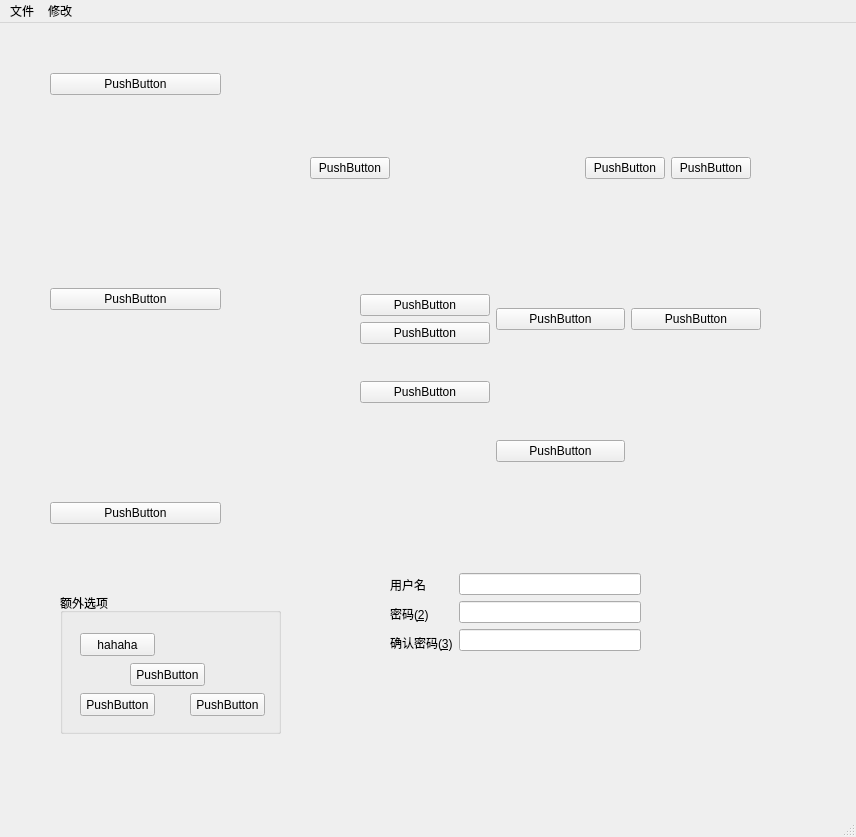
<?xml version="1.0" encoding="UTF-8"?>
<ui version="4.0">
 <class>MainWindow</class>
 <widget class="QMainWindow" name="MainWindow">
  <property name="geometry">
   <rect>
    <x>0</x>
    <y>0</y>
    <width>856</width>
    <height>837</height>
   </rect>
  </property>
  <property name="windowTitle">
   <string>奥里给小屋</string>
  </property>
  <property name="statusTip">
   <string>状态栏</string>
  </property>
  <widget class="QWidget" name="centralwidget">
   <widget class="QWidget" name="verticalLayoutWidget">
    <property name="geometry">
     <rect>
      <x>40</x>
      <y>50</y>
      <width>191</width>
      <height>451</height>
     </rect>
    </property>
    <layout class="QVBoxLayout" name="verticalLayout">
     <property name="leftMargin">
      <number>10</number>
     </property>
     <property name="rightMargin">
      <number>10</number>
     </property>
     <item>
      <widget class="QPushButton" name="pushButton">
       <property name="text">
        <string>PushButton</string>
       </property>
      </widget>
     </item>
     <item>
      <spacer name="verticalSpacer_2">
       <property name="orientation">
        <enum>Qt::Vertical</enum>
       </property>
       <property name="sizeHint" stdset="0">
        <size>
         <width>20</width>
         <height>40</height>
        </size>
       </property>
      </spacer>
     </item>
     <item>
      <widget class="QPushButton" name="pushButton_2">
       <property name="text">
        <string>PushButton</string>
       </property>
      </widget>
     </item>
     <item>
      <spacer name="verticalSpacer">
       <property name="orientation">
        <enum>Qt::Vertical</enum>
       </property>
       <property name="sizeHint" stdset="0">
        <size>
         <width>20</width>
         <height>40</height>
        </size>
       </property>
      </spacer>
     </item>
     <item>
      <widget class="QPushButton" name="pushButton_3">
       <property name="text">
        <string>PushButton</string>
       </property>
      </widget>
     </item>
    </layout>
   </widget>
   <widget class="QGroupBox" name="groupBox">
    <property name="geometry">
     <rect>
      <x>60</x>
      <y>570</y>
      <width>221</width>
      <height>141</height>
     </rect>
    </property>
    <property name="title">
     <string>额外选项</string>
    </property>
    <widget class="QPushButton" name="pushButton_13">
     <property name="geometry">
      <rect>
       <x>20</x>
       <y>40</y>
       <width>75</width>
       <height>23</height>
      </rect>
     </property>
     <property name="text">
      <string>hahaha</string>
     </property>
    </widget>
    <widget class="QPushButton" name="pushButton_14">
     <property name="geometry">
      <rect>
       <x>70</x>
       <y>70</y>
       <width>75</width>
       <height>23</height>
      </rect>
     </property>
     <property name="text">
      <string>PushButton</string>
     </property>
    </widget>
    <widget class="QPushButton" name="pushButton_15">
     <property name="geometry">
      <rect>
       <x>20</x>
       <y>100</y>
       <width>75</width>
       <height>23</height>
      </rect>
     </property>
     <property name="text">
      <string>PushButton</string>
     </property>
    </widget>
    <widget class="QPushButton" name="pushButton_16">
     <property name="geometry">
      <rect>
       <x>130</x>
       <y>100</y>
       <width>75</width>
       <height>23</height>
      </rect>
     </property>
     <property name="text">
      <string>PushButton</string>
     </property>
    </widget>
   </widget>
   <widget class="QWidget" name="layoutWidget">
    <property name="geometry">
     <rect>
      <x>310</x>
      <y>110</y>
      <width>441</width>
      <height>71</height>
     </rect>
    </property>
    <layout class="QHBoxLayout" name="horizontalLayout">
     <item>
      <widget class="QPushButton" name="pushButton_6">
       <property name="text">
        <string>PushButton</string>
       </property>
      </widget>
     </item>
     <item>
      <spacer name="horizontalSpacer">
       <property name="orientation">
        <enum>Qt::Horizontal</enum>
       </property>
       <property name="sizeHint" stdset="0">
        <size>
         <width>40</width>
         <height>20</height>
        </size>
       </property>
      </spacer>
     </item>
     <item>
      <widget class="QPushButton" name="pushButton_5">
       <property name="text">
        <string>PushButton</string>
       </property>
      </widget>
     </item>
     <item>
      <widget class="QPushButton" name="pushButton_4">
       <property name="text">
        <string>PushButton</string>
       </property>
      </widget>
     </item>
    </layout>
   </widget>
   <widget class="QWidget" name="layoutWidget">
    <property name="geometry">
     <rect>
      <x>360</x>
      <y>240</y>
      <width>401</width>
      <height>231</height>
     </rect>
    </property>
    <layout class="QGridLayout" name="gridLayout">
     <item row="2" column="1">
      <widget class="QPushButton" name="pushButton_11">
       <property name="text">
        <string>PushButton</string>
       </property>
      </widget>
     </item>
     <item row="1" column="0">
      <widget class="QPushButton" name="pushButton_9">
       <property name="text">
        <string>PushButton</string>
       </property>
      </widget>
     </item>
     <item row="0" column="1">
      <widget class="QPushButton" name="pushButton_8">
       <property name="text">
        <string>PushButton</string>
       </property>
      </widget>
     </item>
     <item row="0" column="2">
      <widget class="QPushButton" name="pushButton_10">
       <property name="text">
        <string>PushButton</string>
       </property>
      </widget>
     </item>
     <item row="0" column="0">
      <layout class="QVBoxLayout" name="verticalLayout_2">
       <item>
        <widget class="QPushButton" name="pushButton_7">
         <property name="text">
          <string>PushButton</string>
         </property>
        </widget>
       </item>
       <item>
        <widget class="QPushButton" name="pushButton_12">
         <property name="text">
          <string>PushButton</string>
         </property>
        </widget>
       </item>
      </layout>
     </item>
    </layout>
   </widget>
   <widget class="QWidget" name="layoutWidget">
    <property name="geometry">
     <rect>
      <x>390</x>
      <y>550</y>
      <width>251</width>
      <height>81</height>
     </rect>
    </property>
    <layout class="QHBoxLayout" name="horizontalLayout_2">
     <item>
      <layout class="QVBoxLayout" name="verticalLayout_3">
       <item>
        <widget class="QLabel" name="label">
         <property name="text">
          <string>用户名</string>
         </property>
        </widget>
       </item>
       <item>
        <widget class="QLabel" name="label_2">
         <property name="text">
          <string>密码(&amp;2)</string>
         </property>
         <property name="buddy">
          <cstring>lineEdit_2</cstring>
         </property>
        </widget>
       </item>
       <item>
        <widget class="QLabel" name="label_3">
         <property name="text">
          <string>确认密码(&amp;3)</string>
         </property>
         <property name="buddy">
          <cstring>lineEdit_3</cstring>
         </property>
        </widget>
       </item>
      </layout>
     </item>
     <item>
      <layout class="QVBoxLayout" name="verticalLayout_4">
       <item>
        <widget class="QLineEdit" name="lineEdit"/>
       </item>
       <item>
        <widget class="QLineEdit" name="lineEdit_2"/>
       </item>
       <item>
        <widget class="QLineEdit" name="lineEdit_3"/>
       </item>
      </layout>
     </item>
    </layout>
   </widget>
  </widget>
  <widget class="QMenuBar" name="menubar">
   <property name="geometry">
    <rect>
     <x>0</x>
     <y>0</y>
     <width>856</width>
     <height>23</height>
    </rect>
   </property>
   <widget class="QMenu" name="wenjian">
    <property name="title">
     <string>文件</string>
    </property>
    <widget class="QMenu" name="menuchuangjian">
     <property name="title">
      <string>创建</string>
     </property>
     <property name="icon">
      <iconset>
       <normaloff>C:/Users/98341/Downloads/nice 2.png</normaloff>C:/Users/98341/Downloads/nice 2.png</iconset>
     </property>
     <addaction name="action_cwenjian"/>
     <addaction name="action_pywenjian"/>
    </widget>
    <addaction name="menuchuangjian"/>
    <addaction name="separator"/>
    <addaction name="actiondakai"/>
    <addaction name="separator"/>
    <addaction name="actionbaocun"/>
    <addaction name="actionlingcunwei"/>
    <addaction name="separator"/>
    <addaction name="actionexit"/>
   </widget>
   <widget class="QMenu" name="xiugai">
    <property name="title">
     <string>修改</string>
    </property>
   </widget>
   <addaction name="wenjian"/>
   <addaction name="xiugai"/>
  </widget>
  <widget class="QStatusBar" name="statusbar"/>
  <action name="actiondakai">
   <property name="checkable">
    <bool>true</bool>
   </property>
   <property name="icon">
    <iconset>
     <normaloff>C:/Users/98341/Downloads/OK in.png</normaloff>C:/Users/98341/Downloads/OK in.png</iconset>
   </property>
   <property name="text">
    <string>打开</string>
   </property>
  </action>
  <action name="actionbaocun">
   <property name="checkable">
    <bool>true</bool>
   </property>
   <property name="text">
    <string>保存</string>
   </property>
  </action>
  <action name="actionlingcunwei">
   <property name="text">
    <string>另存为</string>
   </property>
  </action>
  <action name="action_cwenjian">
   <property name="text">
    <string>.c文件</string>
   </property>
  </action>
  <action name="action_pywenjian">
   <property name="text">
    <string>.py文件</string>
   </property>
  </action>
  <action name="actionexit">
   <property name="text">
    <string>退出</string>
   </property>
   <property name="statusTip">
    <string>退出应用程序</string>
   </property>
   <property name="shortcut">
    <string>Ctrl+Q</string>
   </property>
  </action>
 </widget>
 <resources/>
 <connections>
  <connection>
   <sender>actionexit</sender>
   <signal>triggered()</signal>
   <receiver>MainWindow</receiver>
   <slot>close()</slot>
   <hints>
    <hint type="sourcelabel">
     <x>-1</x>
     <y>-1</y>
    </hint>
    <hint type="destinationlabel">
     <x>199</x>
     <y>149</y>
    </hint>
   </hints>
  </connection>
 </connections>
</ui>
